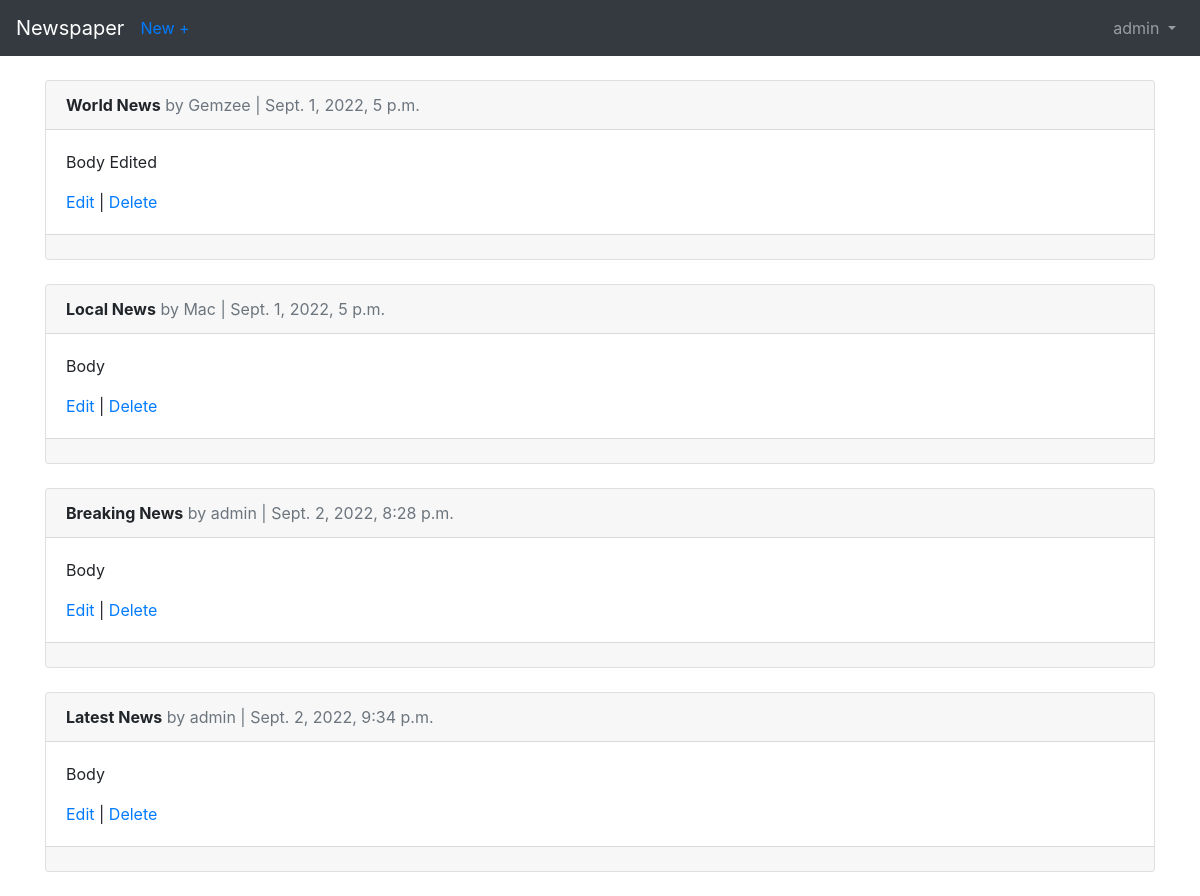
/articles/ (signed in), run on an earlier commit of the app's database.
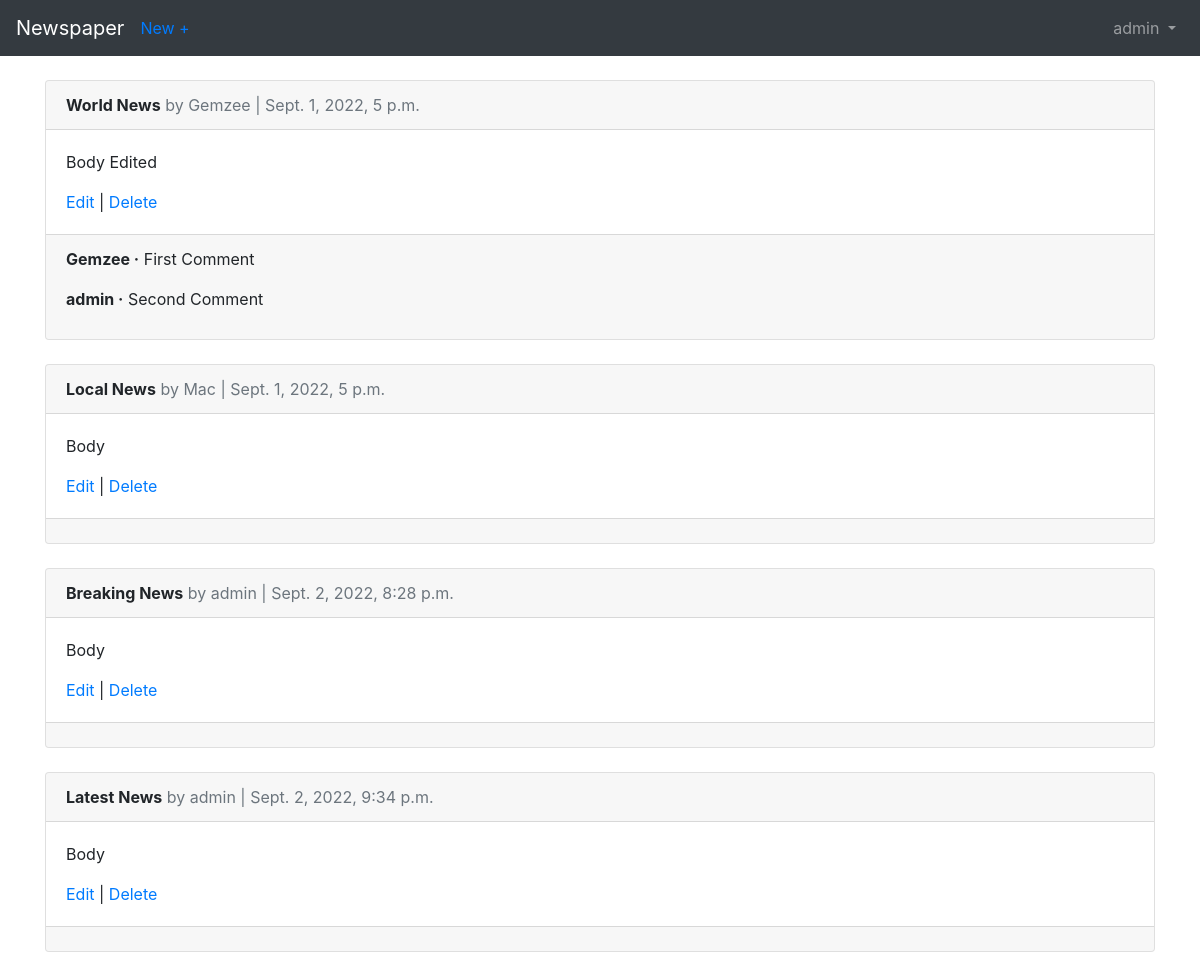
And on a later commit of the database.
### articles/models.py (models this page shows, shortened)
class Article(models.Model):
    title = models.CharField(max_length=255)
    body = models.TextField()
    date = models.DateTimeField(auto_now_add=True)
    author = models.ForeignKey(get_user_model(), on_delete=models.CASCADE,)

class Comment(models.Model):
    article = models.ForeignKey(Article, on_delete=models.CASCADE, related_name='comments')
    comments = models.CharField(max_length=150)
    author = models.ForeignKey(get_user_model(), on_delete=models.CASCADE)
    def __str__(self):
        return self.comments

### users/models.py (models this page shows)
class CustomUser(AbstractUser):
    age = models.PositiveIntegerField(null=True, blank=True)

### articles/views.py (the view)
# urls.py: path('', ArticleListView.as_view(), name='article_list'),
class ArticleListView(LoginRequiredMixin, ListView):
    model = Article
    template_name = 'article_list.html'
    login_url = 'login'

### templates/article_list.html (shortened to what this page needs)
{% extends 'base.html' %}
{% block content %}
    {% for article in object_list %}
        <div class='card'>
            <div class='card-header'>
                <span class="font-weight-bold">{{ article.title }}</span>
                <span class="text-muted">by {{ article.author }} | {{ article.date }}</span>
            </div>
            <div class='card-body'>
                <p>{{ article.body }}</p>
                <a href="{% url 'article_edit' article.pk %}">Edit</a> | <a href="{% url 'article_delete' article.pk %}">Delete</a>
            </div>
            <div class='card-footer'>
                {% for comment in article.comments.all %}
                    <p>
                        <span class="font-weight-bold">{{ comment.author }} &middot;</span>
                        {{ comment }}
                    </p>
                {% endfor %}
            </div>
        </div>
    {% endfor %}
{% endblock content %}

What changed in the data, as far as the page shows it:
added Comment: author "Gemzee", comments "First Comment", shown under Article "World News"
added Comment: author "admin", comments "Second Comment", shown under Article "World News"
